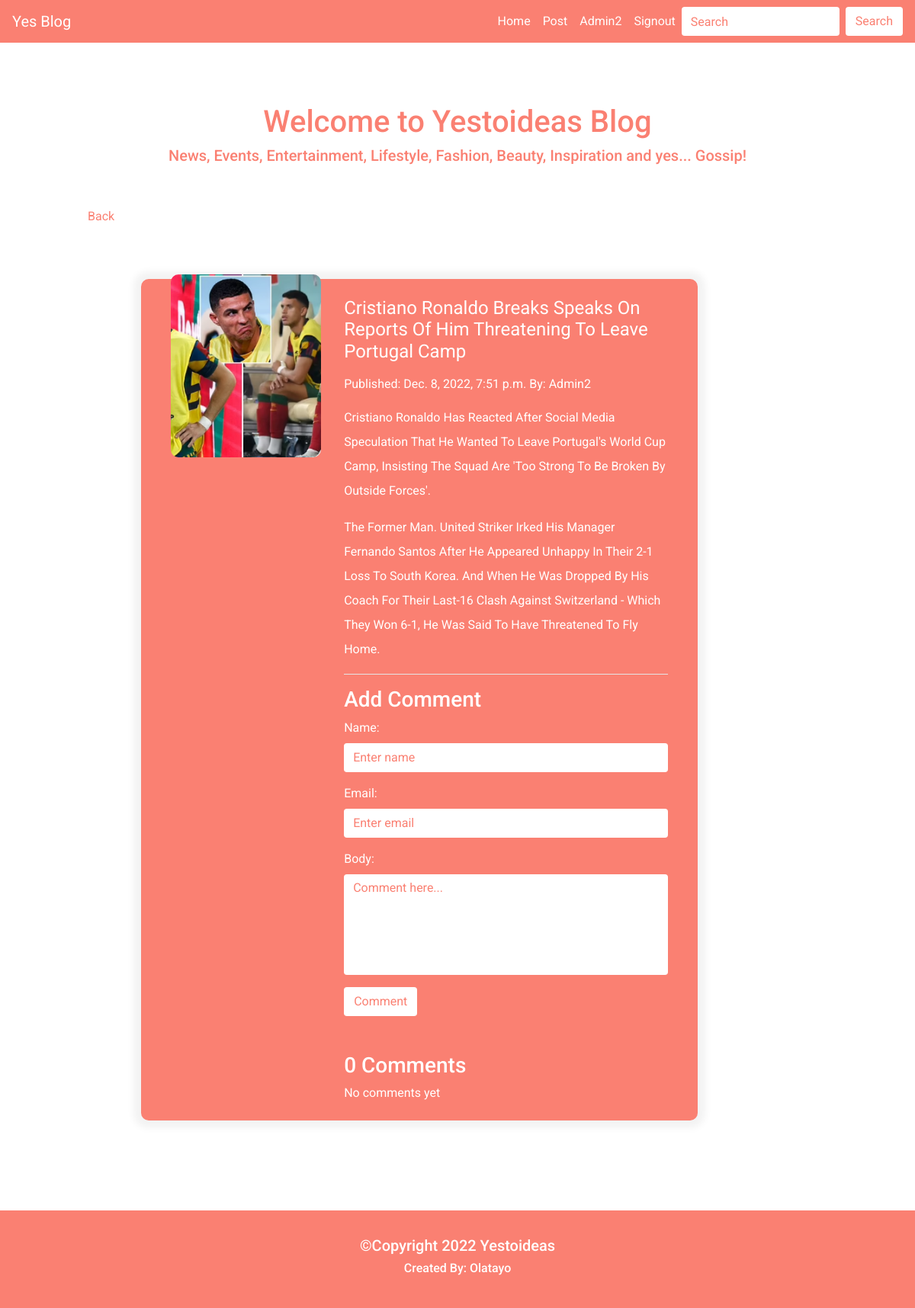
The app's page /single/detail/cristiano-ronaldo-breaks-speaks-on-reports-of-him-threatening-to-leave-portugal-camp/ (signed in) with its own data.
### blog/models.py (models this page shows, shortened)
class Post(models.Model):
    author = models.ForeignKey(User, on_delete= models.CASCADE)
    title = models.CharField(max_length=200, unique=True, blank=True, null=True)
    slug = models.SlugField(max_length=200, unique=True)
    image = models.ImageField(upload_to='post_image/%Y/%m/%d/', default='img.jpg', blank=True, null=True)
    content = models.TextField(blank=True, null=True)
    date_created = models.DateTimeField(auto_now_add=True)
    date_updated = models.DateTimeField(auto_now= True)
    status = models.CharField(max_length=200, choices=STATUS, default='draft', blank=True, null=True)
    class Meta:
        ordering = ['-date_created']

### blog/views.py (the view)
# urls.py: path('single/detail/<slug:slug>/', views.post_details, name='detail'),
def post_details(request,slug):
    url = request.META.get('HTTP_REFERER')
    detail = Post.objects.get(slug=slug, status='publish')
    comments = Comment.objects.filter(active=True).filter(parent=None)
    new_comment = None
    if request.method == 'POST':
        comment_form = CommentForm(data=request.POST)
        if comment_form.is_valid():
            new_comment = comment_form.save(commit=False)
            new_comment.post = detail
            new_comment.save()
            messages.success(request, 'Comment added.')
            return redirect(url)
    else:
        comment_form = CommentForm()
    context ={
        'detail': detail,
        'comments': comments,
        'comment_form':comment_form,
    }
    return render(request, 'details.html', context)

### blog/forms.py
class CommentForm(forms.ModelForm):
    class Meta:
        model = Comment
        fields = ('name', 'email', 'body')
    def __init__(self, *args, **kwargs):
        super(CommentForm, self).__init__(*args, **kwargs)
        self.fields['name'].widget.attrs = {'placeholder': 'Enter name','class':'form-control'}
        self.fields['email'].widget.attrs = {'placeholder': 'Enter email', 'class':'form-control'}
        self.fields['body'].widget.attrs = {'placeholder': 'Comment here...', 'class':'form-control', 'rows':'5'}

### blog/templates/details.html (shortened to what this page needs)
{% extends 'base.html' %}
{% block title %} | {{detail.title}} {% endblock title %} {% block content %}
{% include 'welcome.html' %}
<div class="container-fluid mb-5">
    <div class="row">
        <div class="col-sm-12 col-md-2 col-lg-1"></div>
        <div class="col-sm-12 col-md-8 col-lg-9">
            <a href="{% url 'allpost' %}" style="text-decoration: none;color:salmon">Back</a>
            <div class="row  p-4 powertblog">
                <div class="col-sm-12 col-mm-12 col-lg-4">
                    <div class="myimg">
                        <img src="{{ detail.image.url }}" style="width:15rem;height:15rem" class="img-fluid">
                    </div>
                </div>
                <div class="col-sm-12 col-mm-12 col-lg-8">
                    <div class="mytitile mb-3">
                        <h2>{{ detail.title|title}}</h2>
                    </div>
                    <div class="mydate mb-2">
                        <span>Published: {{ detail.date_created }}</span>
                        <span>By: {{ detail.author|title}}</span>
                    </div>
                    <div class="details mb-2">
                        <p>
                            {{ detail.content|safe|linebreaks }}
                        </p>
                    </div>
                    <div class="readmore mb-2">
                        <hr class="rule">
                        <h3>Add Comment</h3>
                        <form  action="{% url 'detail' detail.slug %}" method="POST">
                            {{ comment_form.as_p }}
                            <button type="submit" class="btn blogbtn">Comment</button>
                        </form>
                    </div>
                    {% with comments.count as total_comments %}
                    <h3 class="mt-5 comla">
                        {{ total_comments }} comment{{ total_comments|pluralize }}
                    </h3>
                    {% endwith %}
                    {% if not detail.comments.all %}
                        No comments yet
                    {% else %}
                        {% for comment in detail.get_comments %}
                            {% include 'comment.html' with comment=comment %}
                        {% endfor %}
                    {% endif %}
                </div>
            </div>
        </div>
        <div class="col-sm-12 col-md-2 col-lg-2"></div>
    </div>
</div>
{% endblock content %}

### blog/templates/base.html (shortened to what this page needs)
<!doctype html>
<html lang="en">
{% load static %}
<head>
    <link rel="stylesheet" href="https://stackpath.bootstrapcdn.com/bootstrap/4.4.1/css/bootstrap.min.css">
    <link rel="stylesheet" href="{% static 'css/style.css' %}">
</head>
<body>
    <nav class="navbar navbar-expand-lg">
        <a class="navbar-brand" href="{% url 'index' %}">Yes Blog</a>
        <div class="collapse navbar-collapse" id="navbarSupportedContent">
            <ul class="navbar-nav ml-auto">
                <li class="nav-item active">
                    <a class="nav-link" href="{% url 'index' %}">Home <span class="sr-only">(current)</span></a>
                </li>
                <li class="nav-item">
                    <a class="nav-link" href="{% url 'allpost' %}">Post</a>
                </li>
                {% if request.user.is_authenticated %}
                    <li class="nav-item">
                        {% if request.user.username %}
                            <a class="nav-link" href="#">{{request.user.username|title}}</a>
                        {% endif %}
                    </li>
                    <li class="nav-item">
                        <a class="nav-link" href="{% url 'signout' %}">Signout</a>
                    </li>
                {% endif %}
            </ul>
            <form class="form-inline my-2 my-lg-0">
                <input class="form-control mr-sm-2" type="search" placeholder="Search" aria-label="Search">
                <button class="btn  my-2 my-sm-0" type="submit">Search</button>
            </form>
        </div>
    </nav>
    {% block content %} {% endblock content %}
    <div class="container-fluid myfooter">
        <div>
            <h5> &copy;Copyright 2022 Yestoideas</h5>
            <h6> Created By: Olatayo</h6>
        </div>
    </div>
</body>
</html>

### blog/static/css/style.css (style rules this page uses)
html { height: 100%; }
body { display: flex; flex-direction: column; min-height: 100%; font-family: 'Roboto', sans-serif; }
.navbar { background: salmon; }
.navbar-brand { color: #fff; }
#navbarSupportedContent a { color: #fff; }
.navbar form input[type="search"] { box-shadow: none; outline: none; border: none; color: salmon; }
.navbar form input[type="search"]::placeholder { color: salmon; }
.navbar form button { background: #fff; color: salmon; text-transform: capitalize; box-shadow: none; outline: none; }
.myimg img { width: 80%; height: 50%; transform: translateY(-30px); object-fit: cover; border-radius: 10px; box-shadow: 0 0 8p 3px rgba(0, 0, 0, .3); }
.mydate span { color: #fff; }
.mytitile h2 { font-style: normal; font-weight: 400; text-transform: capitalize; color: #fff; font-size: 1.5rem; }
.details p { font-style: normal; line-height: 2; text-transform: capitalize; color: #fff; }
.powertblog { background: salmon; margin: 8%; box-shadow: 0 0 10px 10px rgba(0, 0, 0, .05); border-radius: 10px; color: #fff; }
.powertblog .myimg img { width: 100%; height: 100%; transform: translateY(-30px); object-fit: cover; border-radius: 10px; box-shadow: 0 0 8p 3px rgba(0, 0, 0, .3); }
.rule { background: #fff; }
.form-control { box-shadow: none; outline: none; border: none; color: salmon; resize: none; }
.form-control::placeholder { color: salmon; }
.blogbtn, .btn-sm { background: #fff; color: salmon; text-transform: capitalize; box-shadow: none; outline: none; }
.comla { text-transform: capitalize; }
.myfooter { height: 15vh; background: salmon; display: flex; flex-direction: column; padding: 4rem 0; justify-content: center; text-align: center; font-weight: bolder; color: #fff; font-size: 20px; }

### records on screen
Post: image (picture), title "Cristiano Ronaldo Breaks Speaks On Reports Of Him Threatening To Leave Portugal Camp", date_created "Dec. 8, 2022, 7:51 p.m.", author "Admin2", content "Cristiano Ronaldo Has Reacted After Social Media Speculation That He Wanted To Leave Portugal's World Cup Camp, Insisting The Squad Are 'too Strong To Be Broken By Outside Forces'. The Former Man. United Striker Irked His Manager Fernando Santos After He Appeared Unhappy In Their 2-1 Loss To South Korea. And When He Was Dropped By His Coach For Their Last-16 Clash Against Switzerland - Which They Won 6-1, He Was Said To Have Threatened To Fly Home."

### other values on screen
{{ request.user.username|title }} "Admin2"
{{ total_comments }} "0"
